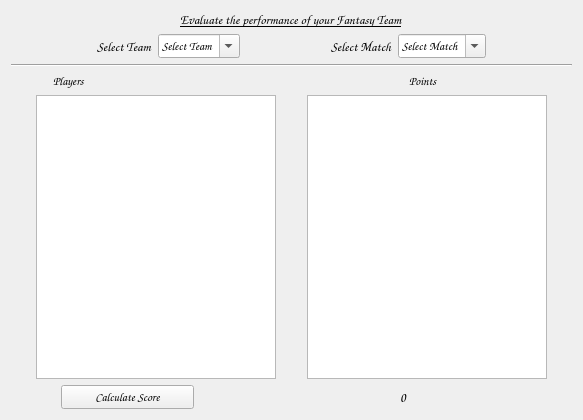
<?xml version="1.0" encoding="UTF-8"?>
<ui version="4.0">
 <class>Form</class>
 <widget class="QWidget" name="Form">
  <property name="enabled">
   <bool>true</bool>
  </property>
  <property name="geometry">
   <rect>
    <x>0</x>
    <y>0</y>
    <width>583</width>
    <height>420</height>
   </rect>
  </property>
  <property name="font">
   <font>
    <family>Comic Sans MS</family>
   </font>
  </property>
  <property name="windowTitle">
   <string>Form</string>
  </property>
  <property name="styleSheet">
   <string notr="true"/>
  </property>
  <layout class="QGridLayout" name="gridLayout">
   <item row="3" column="2">
    <widget class="QLabel" name="label_3">
     <property name="font">
      <font>
       <weight>75</weight>
       <bold>true</bold>
      </font>
     </property>
     <property name="text">
      <string>Points</string>
     </property>
    </widget>
   </item>
   <item row="4" column="0" colspan="3">
    <layout class="QHBoxLayout" name="horizontalLayout">
     <item>
      <spacer name="horizontalSpacer_4">
       <property name="orientation">
        <enum>Qt::Horizontal</enum>
       </property>
       <property name="sizeHint" stdset="0">
        <size>
         <width>40</width>
         <height>20</height>
        </size>
       </property>
      </spacer>
     </item>
     <item>
      <widget class="QListWidget" name="lw1"/>
     </item>
     <item>
      <spacer name="horizontalSpacer_6">
       <property name="orientation">
        <enum>Qt::Horizontal</enum>
       </property>
       <property name="sizeHint" stdset="0">
        <size>
         <width>40</width>
         <height>20</height>
        </size>
       </property>
      </spacer>
     </item>
     <item>
      <widget class="QListWidget" name="lw2"/>
     </item>
     <item>
      <spacer name="horizontalSpacer_5">
       <property name="orientation">
        <enum>Qt::Horizontal</enum>
       </property>
       <property name="sizeHint" stdset="0">
        <size>
         <width>40</width>
         <height>20</height>
        </size>
       </property>
      </spacer>
     </item>
    </layout>
   </item>
   <item row="1" column="0" colspan="3">
    <layout class="QHBoxLayout" name="horizontalLayout_2">
     <item>
      <spacer name="horizontalSpacer_8">
       <property name="orientation">
        <enum>Qt::Horizontal</enum>
       </property>
       <property name="sizeHint" stdset="0">
        <size>
         <width>100</width>
         <height>20</height>
        </size>
       </property>
      </spacer>
     </item>
     <item>
      <widget class="QLabel" name="label_4">
       <property name="font">
        <font>
         <pointsize>10</pointsize>
         <weight>75</weight>
         <bold>true</bold>
        </font>
       </property>
       <property name="text">
        <string>Select Team</string>
       </property>
      </widget>
     </item>
     <item>
      <widget class="QComboBox" name="comboBox">
       <property name="enabled">
        <bool>true</bool>
       </property>
       <property name="editable">
        <bool>true</bool>
       </property>
       <property name="currentText">
        <string>Select Team</string>
       </property>
       <property name="currentIndex">
        <number>0</number>
       </property>
       <item>
        <property name="text">
         <string>Select Team</string>
        </property>
       </item>
      </widget>
     </item>
     <item>
      <spacer name="horizontalSpacer">
       <property name="orientation">
        <enum>Qt::Horizontal</enum>
       </property>
       <property name="sizeType">
        <enum>QSizePolicy::Preferred</enum>
       </property>
       <property name="sizeHint" stdset="0">
        <size>
         <width>100</width>
         <height>20</height>
        </size>
       </property>
      </spacer>
     </item>
     <item>
      <widget class="QLabel" name="label_5">
       <property name="font">
        <font>
         <pointsize>10</pointsize>
         <weight>75</weight>
         <bold>true</bold>
        </font>
       </property>
       <property name="text">
        <string>Select Match</string>
       </property>
      </widget>
     </item>
     <item>
      <widget class="QComboBox" name="comboBox_2">
       <property name="enabled">
        <bool>true</bool>
       </property>
       <property name="editable">
        <bool>true</bool>
       </property>
       <property name="currentText">
        <string>Select Match</string>
       </property>
       <item>
        <property name="text">
         <string>Select Match</string>
        </property>
       </item>
      </widget>
     </item>
     <item>
      <spacer name="horizontalSpacer_9">
       <property name="orientation">
        <enum>Qt::Horizontal</enum>
       </property>
       <property name="sizeHint" stdset="0">
        <size>
         <width>100</width>
         <height>20</height>
        </size>
       </property>
      </spacer>
     </item>
    </layout>
   </item>
   <item row="3" column="0">
    <widget class="QLabel" name="label_2">
     <property name="font">
      <font>
       <family>Comic Sans MS</family>
       <weight>75</weight>
       <bold>true</bold>
      </font>
     </property>
     <property name="text">
      <string>                Players</string>
     </property>
    </widget>
   </item>
   <item row="5" column="0" rowspan="2" colspan="3">
    <layout class="QHBoxLayout" name="horizontalLayout_3">
     <item>
      <spacer name="horizontalSpacer_2">
       <property name="orientation">
        <enum>Qt::Horizontal</enum>
       </property>
       <property name="sizeType">
        <enum>QSizePolicy::Preferred</enum>
       </property>
       <property name="sizeHint" stdset="0">
        <size>
         <width>50</width>
         <height>20</height>
        </size>
       </property>
      </spacer>
     </item>
     <item>
      <widget class="QPushButton" name="pushButton">
       <property name="text">
        <string>Calculate Score</string>
       </property>
      </widget>
     </item>
     <item>
      <spacer name="horizontalSpacer_3">
       <property name="orientation">
        <enum>Qt::Horizontal</enum>
       </property>
       <property name="sizeType">
        <enum>QSizePolicy::Preferred</enum>
       </property>
       <property name="sizeHint" stdset="0">
        <size>
         <width>200</width>
         <height>20</height>
        </size>
       </property>
      </spacer>
     </item>
     <item>
      <widget class="QLabel" name="label_6">
       <property name="font">
        <font>
         <pointsize>10</pointsize>
         <weight>75</weight>
         <bold>true</bold>
        </font>
       </property>
       <property name="text">
        <string>0</string>
       </property>
      </widget>
     </item>
     <item>
      <spacer name="horizontalSpacer_7">
       <property name="orientation">
        <enum>Qt::Horizontal</enum>
       </property>
       <property name="sizeType">
        <enum>QSizePolicy::Minimum</enum>
       </property>
       <property name="sizeHint" stdset="0">
        <size>
         <width>40</width>
         <height>20</height>
        </size>
       </property>
      </spacer>
     </item>
    </layout>
   </item>
   <item row="0" column="1">
    <widget class="QLabel" name="label">
     <property name="font">
      <font>
       <family>Comic Sans MS</family>
       <pointsize>10</pointsize>
       <weight>75</weight>
       <bold>true</bold>
       <underline>true</underline>
      </font>
     </property>
     <property name="text">
      <string>Evaluate the performance of your Fantasy Team</string>
     </property>
    </widget>
   </item>
   <item row="2" column="0" colspan="3">
    <widget class="Line" name="line">
     <property name="orientation">
      <enum>Qt::Horizontal</enum>
     </property>
    </widget>
   </item>
  </layout>
 </widget>
 <resources/>
 <connections/>
</ui>
